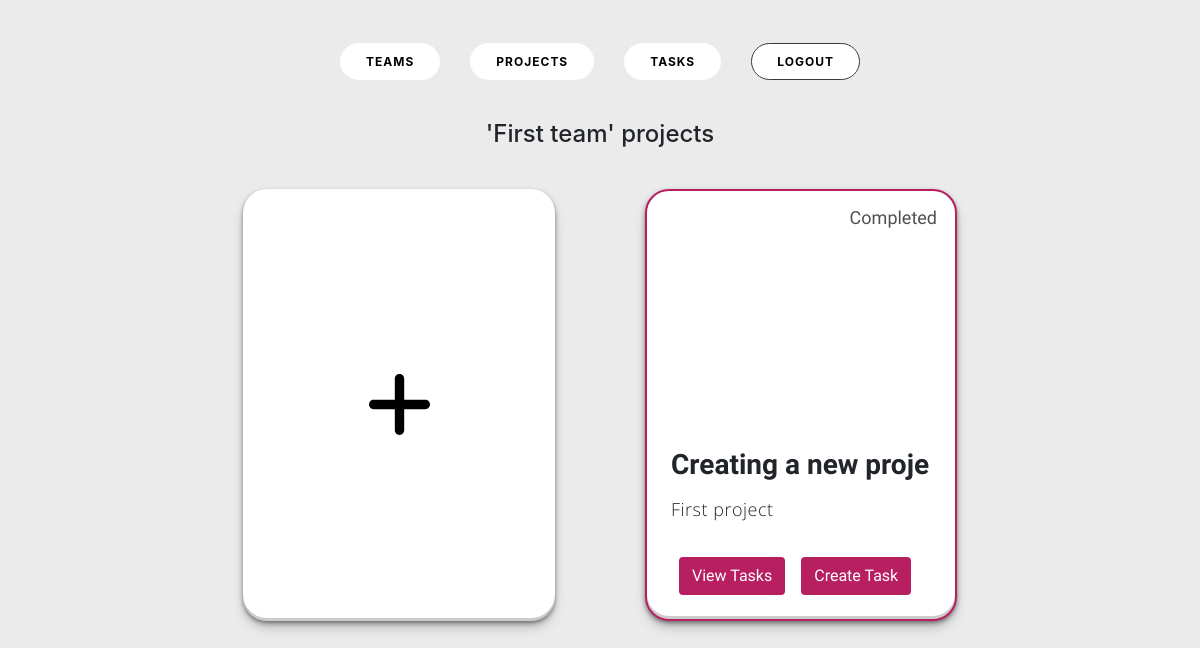
/team_projects/117/ (signed in), run on the app's committed database.
### network/models.py (models this page shows, shortened)
class Project(models.Model):
    name = models.CharField(max_length=255)
    objective = models.TextField()
    team = models.ForeignKey(Team, on_delete=models.CASCADE)
    members = models.ManyToManyField(User, related_name='projects', default=None, null=True,)
    color = models.CharField(max_length=7, default=None, null=True, blank=True)
    is_completed = models.BooleanField(default=False)

### network/views.py (the view)
# urls.py: path("team_projects/<int:team_id>/", views.team_projects, name='team_projects')
def team_projects(request, team_id):
    team =Team.objects.get(id=team_id)
    projects = Project.objects.filter(team=team)
    message = "'{}' projects".format(team.name)
    return render(request, 'network/index.html',  {'projects': projects, 'message':message})

### network/templates/network/index.html (shortened to what this page needs)
{% extends "network/layout.html" %}
{% block body %}
<h4 class="text-center pb-3">{{ message }}</h4>
<section class="cards-wrapper row pt-3 pb-5 px-5  w-75">
    <div class="card-grid-space col pb-4">
        <a class="project_card m-auto white_bg" href="{% url 'create_project'%}">
        </a>
    </div>
    {% for project in projects %}
    <div class="card-grid-space col pb-4">
        <a class="project_card m-auto project_{{ project.id }}" style="border-color: {{ project.color }}; border-width: 2px;">
            <div>
                <h3><b>{{ project.name }}</b></h3>
                <p>{{ project.objective }}</p>
                {% if project.is_completed %}
                    <div class="date">Completed</div>
                {% else %}
                    <div class="date">{{ project.completed_tasks_count }}/{{ project.task_set.all.count }} Tasks</div>
                {% endif %}
                <div class="tags">
                    <div class="btn task_button text-white mx-2" style="background-color: {{ project.color }}"; onclick="viewTasks({{project.id}})">View Tasks</div>
                    <div class="btn task_button text-white mx-2" style="background-color: {{ project.color }}"; onclick="createTask({{project.id}})">Create Task</div>
                </div>
            </div>
        </a>
    </div>
    {% endfor %}
</section>
{% endblock %}

### network/static/network/css/style.css (style rules this page uses)
:root { --color: #f10404; --transition-time: 0.5s; }
* { box-sizing: border-box; }
body { margin: 0; min-height: 100vh; font-family: 'Open Sans'; background: #ebebeb; }
a { color: inherit; }
.cards-wrapper { margin: 0 auto; overflow-x: scroll; height: 80vh; }
.project_card { font-family: 'Heebo'; --bg-filter-opacity: 0.5; background-color: white; height: 18em; width: 13em; font-size: 1.5em; color: white; border-radius: 1em; padding: 1em; display: flex; align-items: flex-end; background-size: cover; background-position: center; transition: all, var(--transition-time); box-shadow: rgba(0, 0, 0, 0.4) 0px 2px 4px, rgba(0, 0, 0, 0.3) 0px 7px 13px -3px, rgba(0, 0, 0, 0.2) 0px -3px 0px inset; position: relative; overflow: hidden; border: 10px solid #fafafa; text-decoration: none; }
.project_card.white_bg { background-color: white; border: none; }
.project_card.white_bg:after { background-color: white; }
.project_card p { font-size: 0.75em; font-family: 'Open Sans'; margin-top: 0.5em; line-height: 2em; }
.project_card .tags { display: flex; }
.project_card .date { position: absolute; top: 0; right: 0; font-size: 0.75em; padding: 1em; line-height: 1em; opacity: .8; }
.project_card:before, .project_card:after { content: ''; transform: scale(0); transform-origin: top left; border-radius: 50%; position: absolute; left: -50%; top: -50%; z-index: -5; transition: all, var(--transition-time); transition-timing-function: ease-in-out; }
.project_card:before { background: #030f79; width: 250%; height: 250%; }
.project_card:after { background: white; width: 200%; height: 200%; }
.project_card.white_bg:before { background: #000000; width: 250%; height: 250%; }
.project_card.white_bg:after { background: white; width: 200%; height: 200%; }
.project_card.white_bg:before, .project_card.white_bg:after { content: ''; transform: scale(0); transform-origin: top left; border-radius: 50%; position: absolute; left: -50%; top: -50%; z-index: -5; transition: all, var(--transition-time); transition-timing-function: ease-in-out; }
@media screen and (max-width: 1285px) { .cards-wrapper { grid-template-columns: 1fr 1fr; } }

### network/static/network/css/login.css (style rules this page uses)
p { font-size: 14px; font-weight: 100; line-height: 20px; letter-spacing: 0.5px; margin: 20px 0 30px; }
a { color: #333; font-size: 14px; text-decoration: none; margin: 15px 0; }

### network/static/network/css/tasks.css (style rules this page uses)
* { margin: 0; padding: 0; box-sizing: border-box; }
body { font-family: -apple-system, BlinkMacSystemFont, "Segoe UI", Roboto, Helvetica, Arial, sans-serif, "Apple Color Emoji", "Segoe UI Emoji", "Segoe UI Symbol"; }

### network/static/network/css/teams.css (style rules this page uses)
* { box-sizing: border-box; }

### data on the page
Project: name "Creating a new proje", objective "First project", is_completed "Completed"

### other printed values
{{ message }} "'First team' projects"
